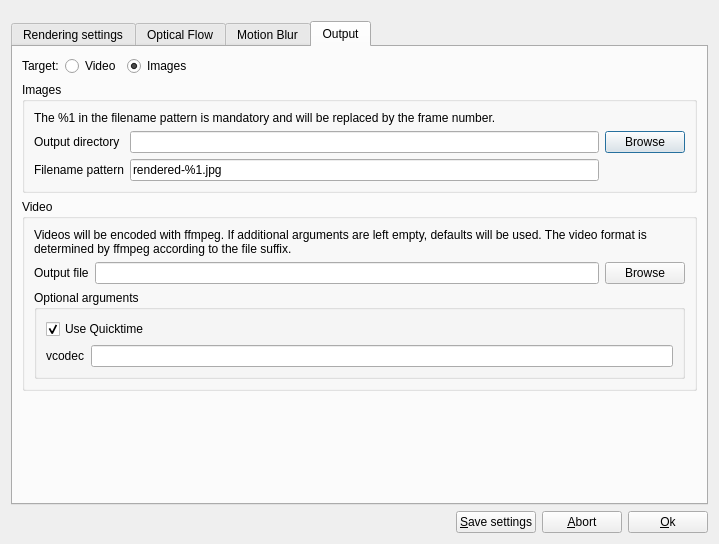
<?xml version="1.0" encoding="UTF-8"?>
<ui version="4.0">
 <class>RenderingDialog</class>
 <widget class="QDialog" name="RenderingDialog">
  <property name="geometry">
   <rect>
    <x>0</x>
    <y>0</y>
    <width>719</width>
    <height>544</height>
   </rect>
  </property>
  <property name="windowTitle">
   <string>Rendering settings</string>
  </property>
  <layout class="QVBoxLayout" name="verticalLayout_2">
   <item>
    <spacer name="verticalSpacer_2">
     <property name="orientation">
      <enum>Qt::Vertical</enum>
     </property>
     <property name="sizeType">
      <enum>QSizePolicy::Fixed</enum>
     </property>
     <property name="sizeHint" stdset="0">
      <size>
       <width>20</width>
       <height>10</height>
      </size>
     </property>
    </spacer>
   </item>
   <item>
    <widget class="QTabWidget" name="tabWidget">
     <property name="currentIndex">
      <number>3</number>
     </property>
     <widget class="QWidget" name="tabWidgetPage1">
      <property name="accessibleName">
       <string>a</string>
      </property>
      <property name="accessibleDescription">
       <string>a</string>
      </property>
      <attribute name="title">
       <string>Rendering settings</string>
      </attribute>
      <layout class="QVBoxLayout" name="verticalLayout_8">
       <item>
        <layout class="QHBoxLayout" name="horizontalLayout">
         <item>
          <widget class="QRadioButton" name="radioFullProject">
           <property name="text">
            <string>Full Project</string>
           </property>
           <property name="checked">
            <bool>true</bool>
           </property>
          </widget>
         </item>
         <item>
          <widget class="QRadioButton" name="radioTagSection">
           <property name="text">
            <string>Tag section</string>
           </property>
          </widget>
         </item>
         <item>
          <widget class="QRadioButton" name="radioSection">
           <property name="text">
            <string>Custom section</string>
           </property>
          </widget>
         </item>
         <item>
          <spacer name="horizontalSpacer_5">
           <property name="orientation">
            <enum>Qt::Horizontal</enum>
           </property>
           <property name="sizeType">
            <enum>QSizePolicy::Fixed</enum>
           </property>
           <property name="sizeHint" stdset="0">
            <size>
             <width>13</width>
             <height>20</height>
            </size>
           </property>
          </spacer>
         </item>
         <item>
          <widget class="QComboBox" name="cbStartTag"/>
         </item>
         <item>
          <widget class="QLineEdit" name="timeStart">
           <property name="sizePolicy">
            <sizepolicy hsizetype="Preferred" vsizetype="Fixed">
             <horstretch>0</horstretch>
             <verstretch>0</verstretch>
            </sizepolicy>
           </property>
           <property name="baseSize">
            <size>
             <width>100</width>
             <height>0</height>
            </size>
           </property>
           <property name="maxLength">
            <number>16</number>
           </property>
          </widget>
         </item>
         <item>
          <widget class="QLabel" name="lblcTo">
           <property name="text">
            <string>to</string>
           </property>
          </widget>
         </item>
         <item>
          <widget class="QLineEdit" name="timeEnd">
           <property name="sizePolicy">
            <sizepolicy hsizetype="Preferred" vsizetype="Fixed">
             <horstretch>0</horstretch>
             <verstretch>0</verstretch>
            </sizepolicy>
           </property>
           <property name="baseSize">
            <size>
             <width>100</width>
             <height>0</height>
            </size>
           </property>
           <property name="maxLength">
            <number>16</number>
           </property>
          </widget>
         </item>
         <item>
          <widget class="QComboBox" name="cbEndTag"/>
         </item>
         <item>
          <spacer name="horizontalSpacer_2">
           <property name="orientation">
            <enum>Qt::Horizontal</enum>
           </property>
           <property name="sizeHint" stdset="0">
            <size>
             <width>40</width>
             <height>20</height>
            </size>
           </property>
          </spacer>
         </item>
        </layout>
       </item>
       <item>
        <layout class="QHBoxLayout" name="horizontalLayout_8">
         <item>
          <spacer name="horizontalSpacer_11">
           <property name="orientation">
            <enum>Qt::Horizontal</enum>
           </property>
           <property name="sizeType">
            <enum>QSizePolicy::Fixed</enum>
           </property>
           <property name="sizeHint" stdset="0">
            <size>
             <width>30</width>
             <height>20</height>
            </size>
           </property>
          </spacer>
         </item>
         <item>
          <widget class="QLabel" name="sectionMessage">
           <property name="text">
            <string/>
           </property>
           <property name="wordWrap">
            <bool>true</bool>
           </property>
          </widget>
         </item>
        </layout>
       </item>
       <item>
        <layout class="QHBoxLayout" name="horizontalLayout_5">
         <item>
          <widget class="QLabel" name="label_2">
           <property name="text">
            <string>Frames per second:</string>
           </property>
          </widget>
         </item>
         <item>
          <widget class="QComboBox" name="cbFps">
           <property name="sizePolicy">
            <sizepolicy hsizetype="Preferred" vsizetype="Fixed">
             <horstretch>0</horstretch>
             <verstretch>0</verstretch>
            </sizepolicy>
           </property>
           <property name="minimumSize">
            <size>
             <width>100</width>
             <height>0</height>
            </size>
           </property>
           <property name="baseSize">
            <size>
             <width>100</width>
             <height>0</height>
            </size>
           </property>
           <property name="editable">
            <bool>true</bool>
           </property>
           <property name="currentIndex">
            <number>0</number>
           </property>
           <item>
            <property name="text">
             <string notr="true">23.976</string>
            </property>
           </item>
           <item>
            <property name="text">
             <string notr="true">24</string>
            </property>
           </item>
           <item>
            <property name="text">
             <string notr="true">25</string>
            </property>
           </item>
           <item>
            <property name="text">
             <string notr="true">29.976</string>
            </property>
           </item>
           <item>
            <property name="text">
             <string notr="true">30</string>
            </property>
           </item>
           <item>
            <property name="text">
             <string notr="true">50</string>
            </property>
           </item>
           <item>
            <property name="text">
             <string notr="true">60</string>
            </property>
           </item>
           <item>
            <property name="text">
             <string notr="true">72</string>
            </property>
           </item>
          </widget>
         </item>
         <item>
          <spacer name="horizontalSpacer_4">
           <property name="orientation">
            <enum>Qt::Horizontal</enum>
           </property>
           <property name="sizeHint" stdset="0">
            <size>
             <width>40</width>
             <height>20</height>
            </size>
           </property>
          </spacer>
         </item>
        </layout>
       </item>
       <item>
        <layout class="QHBoxLayout" name="horizontalLayout_6">
         <item>
          <widget class="QLabel" name="label_3">
           <property name="text">
            <string>Size:</string>
           </property>
          </widget>
         </item>
         <item>
          <widget class="QComboBox" name="cbSize"/>
         </item>
         <item>
          <spacer name="horizontalSpacer_7">
           <property name="orientation">
            <enum>Qt::Horizontal</enum>
           </property>
           <property name="sizeType">
            <enum>QSizePolicy::Minimum</enum>
           </property>
           <property name="sizeHint" stdset="0">
            <size>
             <width>10</width>
             <height>20</height>
            </size>
           </property>
          </spacer>
         </item>
         <item>
          <widget class="QLabel" name="label_4">
           <property name="text">
            <string>Interpolation:</string>
           </property>
          </widget>
         </item>
         <item>
          <widget class="QComboBox" name="cbInterpolation"/>
         </item>
         <item>
          <spacer name="horizontalSpacer_6">
           <property name="orientation">
            <enum>Qt::Horizontal</enum>
           </property>
           <property name="sizeHint" stdset="0">
            <size>
             <width>40</width>
             <height>20</height>
            </size>
           </property>
          </spacer>
         </item>
        </layout>
       </item>
       <item>
        <layout class="QHBoxLayout" name="horizontalLayout_9">
         <property name="topMargin">
          <number>8</number>
         </property>
         <item>
          <widget class="QLabel" name="label_13">
           <property name="text">
            <string>For two frames A and B, the two-way interpolations calculate both the flows A→B and B→A, which leads to smoother transitions between them. Forward interpolations only calculate A→B; Twice as fast, but usually less smooth.</string>
           </property>
           <property name="wordWrap">
            <bool>true</bool>
           </property>
          </widget>
         </item>
        </layout>
       </item>
       <item>
        <spacer name="verticalSpacer">
         <property name="orientation">
          <enum>Qt::Vertical</enum>
         </property>
         <property name="sizeHint" stdset="0">
          <size>
           <width>20</width>
           <height>40</height>
          </size>
         </property>
        </spacer>
       </item>
      </layout>
     </widget>
     <widget class="QWidget" name="tabWidgetPage2">
      <attribute name="title">
       <string>Optical Flow</string>
      </attribute>
      <layout class="QVBoxLayout" name="verticalLayout_9">
       <item>
        <widget class="QGroupBox" name="groupBox_3">
         <property name="title">
          <string>Optical flow</string>
         </property>
         <layout class="QVBoxLayout" name="verticalLayout_6">
          <item>
           <layout class="QHBoxLayout" name="horizontalLayout_7">
            <item>
             <widget class="QLabel" name="label_12">
              <property name="text">
               <string>buildFlow lambda</string>
              </property>
             </widget>
            </item>
            <item>
             <widget class="QDoubleSpinBox" name="lambda">
              <property name="locale">
               <locale language="English" country="UnitedStates"/>
              </property>
              <property name="minimum">
               <double>5.000000000000000</double>
              </property>
              <property name="maximum">
               <double>50.000000000000000</double>
              </property>
              <property name="singleStep">
               <double>1.000000000000000</double>
              </property>
              <property name="value">
               <double>20.000000000000000</double>
              </property>
             </widget>
            </item>
            <item>
             <spacer name="horizontalSpacer_10">
              <property name="orientation">
               <enum>Qt::Horizontal</enum>
              </property>
              <property name="sizeType">
               <enum>QSizePolicy::Fixed</enum>
              </property>
              <property name="sizeHint" stdset="0">
               <size>
                <width>10</width>
                <height>20</height>
               </size>
              </property>
             </spacer>
            </item>
            <item>
             <widget class="QLabel" name="label_11">
              <property name="sizePolicy">
               <sizepolicy hsizetype="Expanding" vsizetype="Preferred">
                <horstretch>0</horstretch>
                <verstretch>0</verstretch>
               </sizepolicy>
              </property>
              <property name="text">
               <string>Use a higher value for high-quality footage and larger images.</string>
              </property>
              <property name="wordWrap">
               <bool>true</bool>
              </property>
             </widget>
            </item>
           </layout>
          </item>
          <item>
           <layout class="QHBoxLayout" name="horizontalLayout_10">
            <property name="topMargin">
             <number>8</number>
            </property>
            <item>
             <widget class="QLabel" name="label_14">
              <property name="text">
               <string>The lambda is only used with the GPU based Optical Flow algorithm. There is no general rule which value is best, so it is usually a good idea to render a short part with a low (5) and a high (50) lambda to see the differences, and then try to find the best value between.</string>
              </property>
              <property name="wordWrap">
               <bool>true</bool>
              </property>
             </widget>
            </item>
           </layout>
          </item>
          <item>
           <spacer name="verticalSpacer_3">
            <property name="orientation">
             <enum>Qt::Vertical</enum>
            </property>
            <property name="sizeHint" stdset="0">
             <size>
              <width>20</width>
              <height>40</height>
             </size>
            </property>
           </spacer>
          </item>
         </layout>
        </widget>
       </item>
      </layout>
     </widget>
     <widget class="QWidget" name="tabWidgetPage3">
      <attribute name="title">
       <string>Motion Blur</string>
      </attribute>
      <layout class="QVBoxLayout" name="verticalLayout_10">
       <item>
        <widget class="QGroupBox" name="groupBox_2">
         <property name="title">
          <string>Motion blur</string>
         </property>
         <layout class="QVBoxLayout" name="verticalLayout_5">
          <item>
           <widget class="QLabel" name="label_9">
            <property name="text">
             <string>Motion blur will only be applied for segments on which it is enabled.</string>
            </property>
            <property name="wordWrap">
             <bool>true</bool>
            </property>
           </widget>
          </item>
          <item>
           <widget class="QRadioButton" name="radioBlurStacking">
            <property name="text">
             <string>Stacking blur (Uses more disk space, but is faster for repeated rendering.)</string>
            </property>
           </widget>
          </item>
          <item>
           <layout class="QHBoxLayout" name="horizontalLayout_2">
            <item>
             <widget class="QLabel" name="label_6">
              <property name="text">
               <string>Maximum samples</string>
              </property>
             </widget>
            </item>
            <item>
             <widget class="QSpinBox" name="maxSamples">
              <property name="minimum">
               <number>1</number>
              </property>
              <property name="value">
               <number>64</number>
              </property>
             </widget>
            </item>
            <item>
             <spacer name="horizontalSpacer_9">
              <property name="orientation">
               <enum>Qt::Horizontal</enum>
              </property>
              <property name="sizeType">
               <enum>QSizePolicy::Fixed</enum>
              </property>
              <property name="sizeHint" stdset="0">
               <size>
                <width>10</width>
                <height>20</height>
               </size>
              </property>
             </spacer>
            </item>
            <item>
             <widget class="QLabel" name="label_8">
              <property name="text">
               <string>Samples for slow motion</string>
              </property>
             </widget>
            </item>
            <item>
             <widget class="QSpinBox" name="slowmoSamples">
              <property name="minimum">
               <number>1</number>
              </property>
              <property name="value">
               <number>16</number>
              </property>
             </widget>
            </item>
            <item>
             <spacer name="horizontalSpacer_8">
              <property name="orientation">
               <enum>Qt::Horizontal</enum>
              </property>
              <property name="sizeHint" stdset="0">
               <size>
                <width>40</width>
                <height>20</height>
               </size>
              </property>
             </spacer>
            </item>
           </layout>
          </item>
          <item>
           <widget class="QRadioButton" name="radioBlurConvolution">
            <property name="text">
             <string>Convolution blur (Smoother than stacking, usually the better choice.)</string>
            </property>
           </widget>
          </item>
          <item>
           <widget class="QRadioButton" name="radioBlurNearest">
            <property name="text">
             <string>Nearest (no blurring)</string>
            </property>
           </widget>
          </item>
         </layout>
        </widget>
       </item>
       <item>
        <spacer name="verticalSpacer_4">
         <property name="orientation">
          <enum>Qt::Vertical</enum>
         </property>
         <property name="sizeHint" stdset="0">
          <size>
           <width>20</width>
           <height>40</height>
          </size>
         </property>
        </spacer>
       </item>
      </layout>
     </widget>
     <widget class="QWidget" name="tabWidgetPage4">
      <attribute name="title">
       <string>Output</string>
      </attribute>
      <layout class="QVBoxLayout" name="verticalLayout_11">
       <item>
        <layout class="QHBoxLayout" name="horizontalLayout_3">
         <item>
          <widget class="QLabel" name="label">
           <property name="text">
            <string>Target:</string>
           </property>
          </widget>
         </item>
         <item>
          <widget class="QRadioButton" name="radioVideo">
           <property name="enabled">
            <bool>true</bool>
           </property>
           <property name="text">
            <string>Video</string>
           </property>
          </widget>
         </item>
         <item>
          <widget class="QRadioButton" name="radioImages">
           <property name="text">
            <string>Images</string>
           </property>
           <property name="checked">
            <bool>true</bool>
           </property>
          </widget>
         </item>
         <item>
          <spacer name="horizontalSpacer_3">
           <property name="orientation">
            <enum>Qt::Horizontal</enum>
           </property>
           <property name="sizeHint" stdset="0">
            <size>
             <width>40</width>
             <height>20</height>
            </size>
           </property>
          </spacer>
         </item>
        </layout>
       </item>
       <item>
        <widget class="QGroupBox" name="groupImages">
         <property name="title">
          <string>Images</string>
         </property>
         <layout class="QVBoxLayout" name="verticalLayout">
          <item>
           <widget class="QLabel" name="label_10">
            <property name="text">
             <string>The %1 in the filename pattern is mandatory and will be replaced by the frame number.</string>
            </property>
           </widget>
          </item>
          <item>
           <layout class="QGridLayout" name="gridLayout">
            <item row="0" column="0">
             <widget class="QLabel" name="lblcOutputDir">
              <property name="text">
               <string>Output directory</string>
              </property>
             </widget>
            </item>
            <item row="0" column="1">
             <widget class="QLineEdit" name="imagesOutputDir"/>
            </item>
            <item row="0" column="2">
             <widget class="QPushButton" name="bImagesBrowseDir">
              <property name="text">
               <string>Browse</string>
              </property>
             </widget>
            </item>
            <item row="1" column="0">
             <widget class="QLabel" name="lblcFilenamePattern">
              <property name="text">
               <string>Filename pattern</string>
              </property>
             </widget>
            </item>
            <item row="1" column="1">
             <widget class="QLineEdit" name="imagesFilenamePattern">
              <property name="toolTip">
               <string extracomment="%1 for the frame number (required!)"/>
              </property>
              <property name="text">
               <string>rendered-%1.jpg</string>
              </property>
             </widget>
            </item>
           </layout>
          </item>
         </layout>
        </widget>
       </item>
       <item>
        <widget class="QGroupBox" name="groupVideo">
         <property name="sizePolicy">
          <sizepolicy hsizetype="Preferred" vsizetype="Minimum">
           <horstretch>0</horstretch>
           <verstretch>0</verstretch>
          </sizepolicy>
         </property>
         <property name="title">
          <string>Video</string>
         </property>
         <layout class="QVBoxLayout" name="verticalLayout_3">
          <item>
           <widget class="QLabel" name="label_7">
            <property name="text">
             <string>Videos will be encoded with ffmpeg. If additional arguments are left empty, defaults will be used. The video format is determined by ffmpeg according to the file suffix.</string>
            </property>
            <property name="wordWrap">
             <bool>true</bool>
            </property>
           </widget>
          </item>
          <item>
           <layout class="QGridLayout" name="gridLayout_2">
            <item row="0" column="0">
             <widget class="QLabel" name="lblcOutputFile">
              <property name="text">
               <string>Output file</string>
              </property>
             </widget>
            </item>
            <item row="0" column="1">
             <widget class="QLineEdit" name="videoOutputFile"/>
            </item>
            <item row="0" column="2">
             <widget class="QPushButton" name="bBrowseVideoOutputFile">
              <property name="text">
               <string>Browse</string>
              </property>
             </widget>
            </item>
            <item row="1" column="0" colspan="3">
             <widget class="QGroupBox" name="groupBox">
              <property name="title">
               <string>Optional arguments</string>
              </property>
              <layout class="QVBoxLayout" name="verticalLayout_4">
               <item>
                <widget class="QCheckBox" name="use_qt">
                 <property name="text">
                  <string>Use Quicktime</string>
                 </property>
                 <property name="checked">
                  <bool>true</bool>
                 </property>
                </widget>
               </item>
               <item>
                <layout class="QGridLayout" name="gridLayout_3">
                 <item row="0" column="0">
                  <widget class="QLabel" name="label_5">
                   <property name="text">
                    <string notr="true">vcodec</string>
                   </property>
                  </widget>
                 </item>
                 <item row="0" column="1">
                  <widget class="QLineEdit" name="vcodec"/>
                 </item>
                </layout>
               </item>
              </layout>
             </widget>
            </item>
           </layout>
          </item>
         </layout>
        </widget>
       </item>
       <item>
        <spacer name="verticalSpacer_5">
         <property name="orientation">
          <enum>Qt::Vertical</enum>
         </property>
         <property name="sizeHint" stdset="0">
          <size>
           <width>20</width>
           <height>40</height>
          </size>
         </property>
        </spacer>
       </item>
      </layout>
     </widget>
    </widget>
   </item>
   <item>
    <layout class="QHBoxLayout" name="horizontalLayout_4">
     <item>
      <spacer name="horizontalSpacer">
       <property name="orientation">
        <enum>Qt::Horizontal</enum>
       </property>
       <property name="sizeHint" stdset="0">
        <size>
         <width>40</width>
         <height>20</height>
        </size>
       </property>
      </spacer>
     </item>
     <item>
      <widget class="QPushButton" name="bSave">
       <property name="toolTip">
        <string>Will *not* save the project!</string>
       </property>
       <property name="text">
        <string>&amp;Save settings</string>
       </property>
      </widget>
     </item>
     <item>
      <widget class="QPushButton" name="bAbort">
       <property name="text">
        <string>&amp;Abort</string>
       </property>
      </widget>
     </item>
     <item>
      <widget class="QPushButton" name="bOk">
       <property name="text">
        <string>&amp;Ok</string>
       </property>
      </widget>
     </item>
    </layout>
   </item>
  </layout>
 </widget>
 <tabstops>
  <tabstop>radioFullProject</tabstop>
  <tabstop>cbFps</tabstop>
  <tabstop>cbSize</tabstop>
  <tabstop>cbInterpolation</tabstop>
  <tabstop>radioVideo</tabstop>
  <tabstop>radioImages</tabstop>
  <tabstop>imagesOutputDir</tabstop>
  <tabstop>bImagesBrowseDir</tabstop>
  <tabstop>imagesFilenamePattern</tabstop>
  <tabstop>videoOutputFile</tabstop>
  <tabstop>bBrowseVideoOutputFile</tabstop>
  <tabstop>vcodec</tabstop>
  <tabstop>bAbort</tabstop>
  <tabstop>bOk</tabstop>
 </tabstops>
 <resources/>
 <connections/>
</ui>
